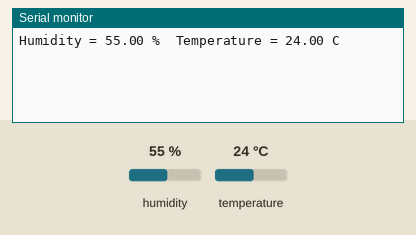
This sketch was run on a simulated Arduino Uno, built with avr-gcc and run on an emulated ATmega328P. On the bench: the last lines printed to the serial monitor. Inputs (shaded band) come from the test bench; at power-on: humidity 55 %, temperature 24 °C.

Above: at 2.2 s.
2.3 s: humidity set to 22 %
At 4.4 s:
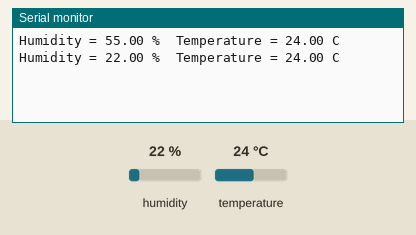
5.0 s: temperature set to 12 °C
At 5.6 s:
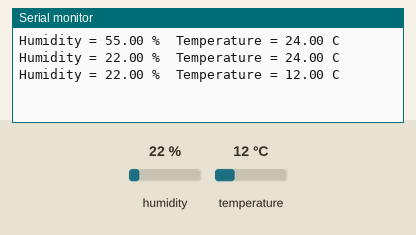
7.7 s: humidity set to 40 %
At 10.5 s:
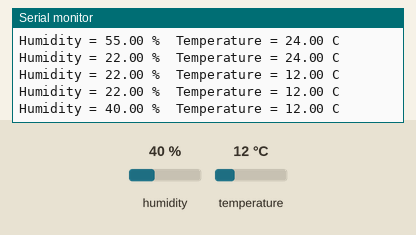
Timing chart, 0 to 12.0 s (numbered marks = the images above; inputs shaded):
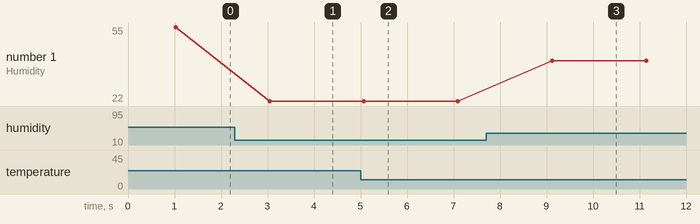

The sketch:

dht11-dht22-arduino.ino
```cpp
#include <dht.h> //Import the library of the sensor

dht DHT; //Initialize the sensor

#define dht_dpin 2 //Define here the pin number connected to DATA

void setup()
{
  Serial.begin(9600);
  delay(1000);//Wait 1 second to get information from the sensor
}

void loop()
{
  DHT.read11(dht_dpin); //To get data from the sensor
  Serial.print("Humidity = ");
  Serial.print(DHT.humidity);
  Serial.print(" %  ");
  Serial.print("Temperature = ");
  Serial.print(DHT.temperature);
  Serial.println(" C  ");

  //Do not lower the value below. The ideal is to read every 2 seconds
  delay(2000);
}
```

Measured:
- after the input at 2.3 s, the serial monitor: prints a new line after 0.75 s (image 1)
- after the input at 5.0 s, the serial monitor: prints a new line after 0.07 s (image 2)
- after the input at 7.7 s, the serial monitor: prints a new line after 1.4 s (image 3)
- plotted number 1: 55 → 22 after the input at 2.3 s, 22 → 40 after the input at 7.7 s
